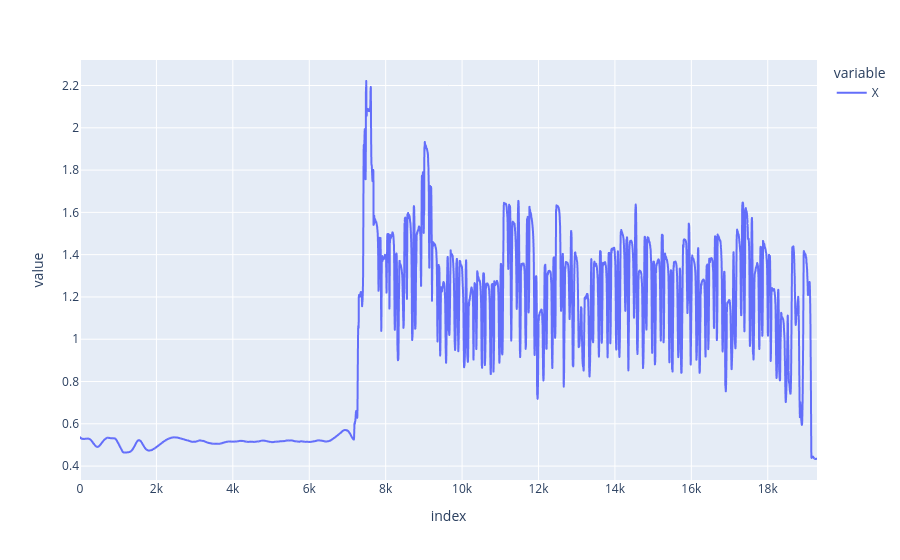

Notebook source saved alongside this figure:
### Code cell
def energie_moyenne(df, column : str ="X"):
    # Find the closest dip to 0 in autocorr_X (excluding the central peak)
    mid = len(autocorr_X) // 2
    # Search for local minima around the center
    search_range = autocorr_X[mid-500:mid+500]
    dip_idx = np.argmin(search_range)
    closest_dip = dip_idx - 500  # relative to center
    print(closest_dip)
    window_size = 5 * abs(closest_dip)
    energies = df[column].rolling(window=window_size, min_periods=1).apply(lambda x: np.mean(x**2), raw=True)
    return energies

fig = px.line(energie_moyenne(df,"X"))
fig

### Figure 1 — Plotly figure (JSON) as saved in the notebook; plotly's stock layout.template omitted (floating-point values rounded to 4 significant figures; data arrays with more than 128 entries replaced by an {"elided": "..."} marker saying what was removed)
{"data": [{"hovertemplate": "variable=X<br>index=%{x}<br>value=%{y}<extra></extra>", "legendgroup": "X", "line": {"color": "#636efa", "dash": "solid"}, "marker": {"symbol": "circle"}, "mode": "lines", "name": "X", "showlegend": true, "type": "scattergl", "x": {"elided": "19290 int values"}, "xaxis": "x", "y": {"elided": "19290 float values"}, "yaxis": "y"}], "layout": {"legend": {"title": {"text": "variable"}, "tracegroupgap": 0}, "margin": {"t": 60}, "xaxis": {"anchor": "y", "domain": [0, 1], "title": {"text": "index"}}, "yaxis": {"anchor": "x", "domain": [0, 1], "title": {"text": "value"}}}}
